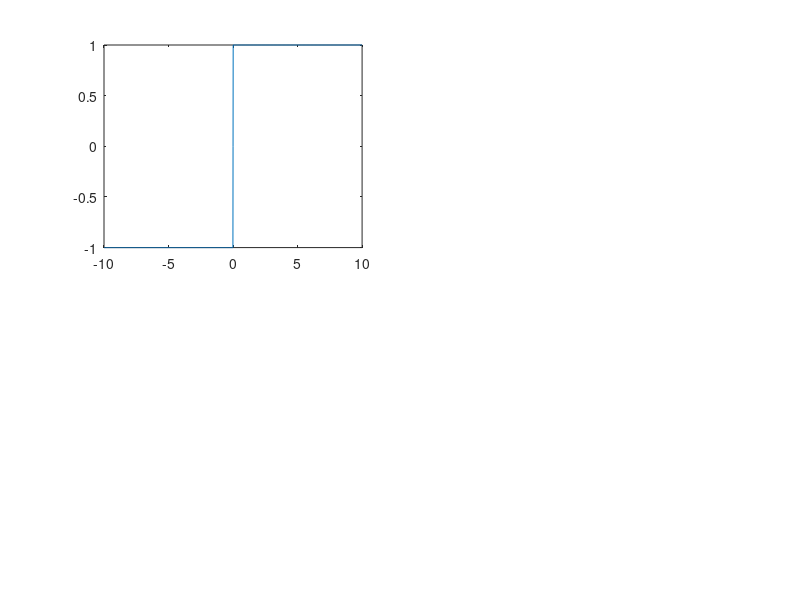

Write MATLAB code to recreate this figure. (Note: this script raises an error after producing the figure.)
%% Plot sample activation functions
% last modified: June 10, 2020

x = -10:.01:10;
figure
% plot sign
subplot(2,2,1)
plot(x,sign(x),'-')
ax = gca;
ax.FontSize = 15;
yticks([-1 0 1])
xticks([-5 0 5])
title("heaviside", 'fontname', 'calibri')

% plot hyperbolic tan
subplot(2,2,2)
plot(x,tanh(x))
ax = gca;
ax.FontSize = 15;
yticks([-1 0 1])
xticks([-5 0 5])
title("hyperbolic tangent", 'fontname', 'calibri')

% plot sigmoid
subplot(2,2,3)
plot(x,sigmoid(x))
ax = gca;
ax.FontSize = 15;
yticks([-1 0 1])
xticks([-5 0 5])
title("sigmoid", 'fontname', 'calibri')

% plot reLU
impulse = x==0;
unitstep = x>=0;
ramp = x.*unitstep;
quad = x.^2.*unitstep;

subplot(2,2,4)
plot(x,ramp)
ax = gca;
ax.FontSize = 15;
yticks([-1 0 1])
xticks([-5 0 5])
title("reLU", 'fontname', 'calibri')